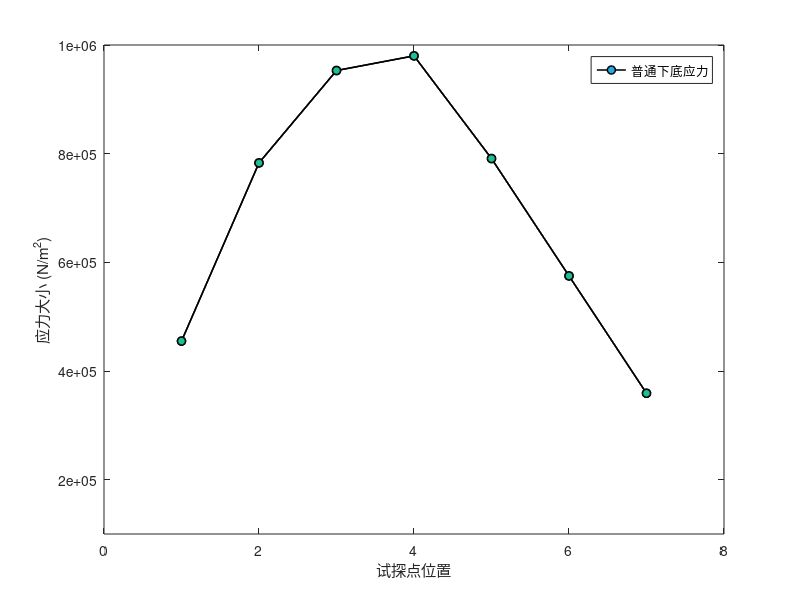

Source code (MATLAB):
x=[1 2 3 4 5 6 7];
y1=[4.55E+05 7.83E+05 9.53E+05 9.80E+05 7.91E+05 5.75E+05 3.59E+05
];

y2 = [4.55E+05 7.83E+05 9.53E+05 9.80E+05 7.91E+05 5.75E+05 3.59E+05
];

plot(x, y1, 'ok-', 'linewidth', 1.1, 'markerfacecolor', [36, 169, 225]/255)
hold on
plot(x, y2, 'ok-', 'linewidth', 1.1, 'markerfacecolor', [29, 191, 151]/255)
xlim([0 8])
ylim([1E+05 1E+06])
xlabel('试探点位置')
ylabel('应力大小 (N/m^2)')
legend('普通下底应力')